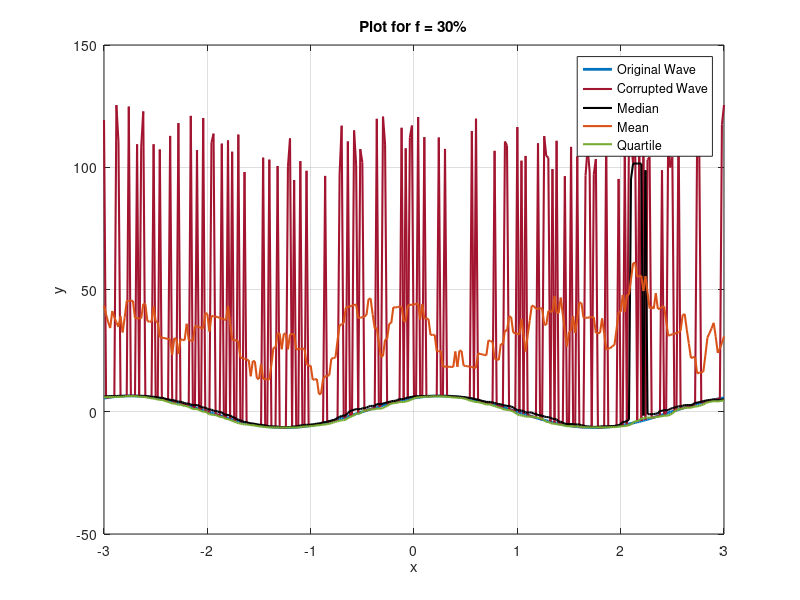
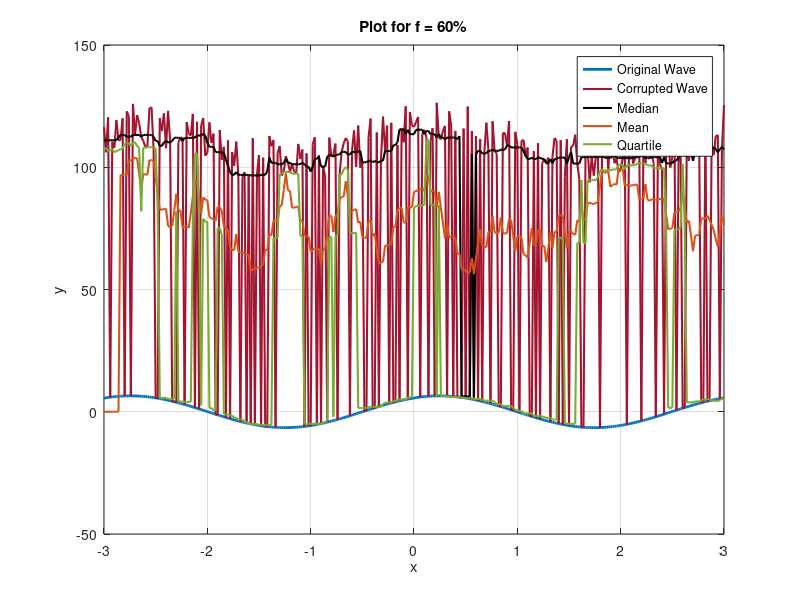

These charts were generated, in order, by the following MATLAB code:
clear; clc;

x = -3:0.02:3;
y = 6.5*sin(2.1*x + (pi/3));
z=y;

size = 6/0.02 + 1;% +1 b/c there is one more data point at x=-3

% Part 1: f = 30%

permutations = randperm(size);
frac = round(0.3 * size);% No. of points to be corrupted
corrupted = permutations(1 : frac);%points to be corrupted
corrVals = 100 + 20 * rand(frac,1);

% creating corruted values
for i=1:frac
    z(corrupted(i)) = y(corrupted(i)) + corrVals(i);
end

% applying moving median filtering
ymedian_30 = zeros(1, size);
for i=1:8
    ymedian_30(i) = median(z(1:i+8));% near the ends the neighbourhood is smaller
end

for i=9:size-8
    ymedian_30(i) = median(z(i-8:i+8));
end

for i=size-7:size
    ymedian_30(i) = median(z(i-8:size));% near the ends the neighbourhood is smaller
end

% applying moving average filtering
ymean_30 = zeros(1, size);
for i=1:8
    ymean_30(i) = mean(z(1:i+8));
end

for i=9:size-8
    ymean_30(i) = mean(z(i-8:i+8));
end

for i=size-7:size
    ymean_30(i) = mean(z(i-8:size));
end

% applying moving quartile filtering
yquartile_30 = zeros(1, size);
for i=1:8
    yquartile_30(i) = quantile(z(1:i+8),0.25);
end

for i=9:size-8
    yquartile_30(i) = quantile(z(i-8:i+8),0.25);
end

for i=size-7:size
    yquartile_30(i) = quantile(z(i-8:size),0.25);
end

%Figrue
figure; % Creating a new figure window

plot(x, y, 'color', [0, 0.4470, 0.7410], 'LineStyle', '-', 'LineWidth', 2, 'DisplayName', 'Original Wave');
hold on;
plot(x, z, 'color', [0.6350, 0.0780, 0.1840], 'LineStyle', '-', 'LineWidth', 1.5, 'DisplayName', 'Corrupted Wave');
plot(x, ymedian_30, 'color', 'black', 'LineStyle', '-', 'LineWidth', 1.5, 'DisplayName', 'Median');
plot(x, ymean_30, 'color', [0.8500, 0.3250, 0.0980], 'LineStyle', '-', 'LineWidth', 1.5, 'DisplayName', 'Mean');
plot(x, yquartile_30, 'color', [0.4660, 0.6740, 0.1880], 'LineStyle', '-', 'LineWidth', 1.5, 'DisplayName', 'Quartile');

xlabel('x');
ylabel('y');
title('Plot for f = 30%');
legend('Location', 'best');
grid on;
hold off;

% Mean squared errors for each filtering
disp("For f = 30%:");

err_median = (sum((ymedian_30-y).^2))/(sum(y.^2));
disp(['Mean squared error for median filtering: ' num2str(err_median)]);

err_mean = (sum((ymean_30-y).^2))/(sum(y.^2));
disp(['Mean squared error for mean filtering: ' num2str(err_mean)]);

err_quartile = (sum((yquartile_30-y).^2))/(sum(y.^2));
disp(['Mean squared error for quartile filtering: ' num2str(err_quartile)]);

%==========================================================================================================

% Part 2: f = 60%

permutations = randperm(size);
frac = round(0.6 * size);% No. of points to be corrupted
corrupted = permutations(1 : frac);%points to be corrupted
corrVals = 100 + 20 * rand(frac,1);

% creating corruted values
for i=1:frac
    z(corrupted(i)) = y(corrupted(i)) + corrVals(i);
end

% applying moving median filtering
ymedian_60 = zeros(1, size);
for i=1:8
    ymedian_60(i) = median(z(1:i+8));% near the ends the neighbourhood is smaller
end

for i=9:size-8
    ymedian_60(i) = median(z(i-8:i+8));
end

for i=size-7:size
    ymedian_60(i) = median(z(i-8:size));% near the ends the neighbourhood is smaller
end

% applying moving average filtering
ymean_60 = zeros(1, size);
for i=1:8
    ymean_30(i) = mean(z(1:i+8));
end

for i=9:size-8
    ymean_60(i) = mean(z(i-8:i+8));
end

for i=size-7:size
    ymean_60(i) = mean(z(i-8:size));
end

% applying moving quartile filtering
yquartile_60 = zeros(1, size);
for i=1:8
    yquartile_60(i) = quantile(z(1:i+8),0.25);
end

for i=9:size-8
    yquartile_60(i) = quantile(z(i-8:i+8),0.25);
end

for i=size-7:size
    yquartile_60(i) = quantile(z(i-8:size),0.25);
end

%Figrue

figure; % Creating a new figure window

plot(x, y, 'color', [0, 0.4470, 0.7410], 'LineStyle', '-', 'LineWidth', 2, 'DisplayName', 'Original Wave');
hold on;
plot(x, z, 'color', [0.6350, 0.0780, 0.1840], 'LineStyle', '-', 'LineWidth', 1.5, 'DisplayName', 'Corrupted Wave');
plot(x, ymedian_60, 'color', 'black', 'LineStyle', '-', 'LineWidth', 1.5, 'DisplayName', 'Median');
plot(x, ymean_60, 'color', [0.8500, 0.3250, 0.0980], 'LineStyle', '-', 'LineWidth', 1.5, 'DisplayName', 'Mean');
plot(x, yquartile_60, 'color', [0.4660, 0.6740, 0.1880], 'LineStyle', '-', 'LineWidth', 1.5, 'DisplayName', 'Quartile');

xlabel('x');
ylabel('y');
title('Plot for f = 60%');
legend('Location', 'best');
grid on;
hold off;

% Mean squared errors for each filtering
disp("For f = 60%:");

err_median = (sum((ymedian_30-y).^2))/(sum(y.^2));
disp(['Mean squared error for median filtering: ' num2str(err_median)]);

err_mean = (sum((ymean_30-y).^2))/(sum(y.^2));
disp(['Mean squared error for mean filtering: ' num2str(err_mean)]);

err_quartile = (sum((yquartile_30-y).^2))/(sum(y.^2));
disp(['Mean squared error for quartile filtering: ' num2str(err_quartile)]);